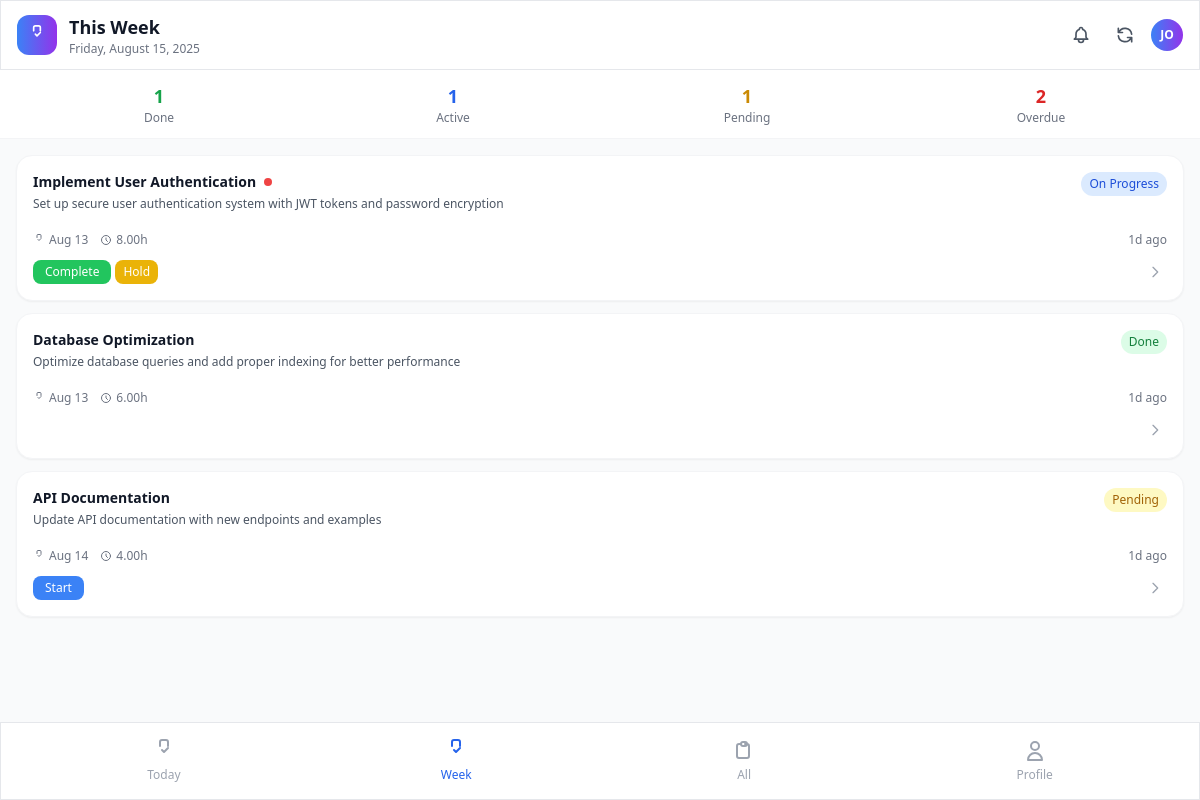
The page /index.php?page=week (signed in) on the database its author committed.
### tables this page shows
CREATE TABLE tasks (
    id INT PRIMARY KEY AUTO_INCREMENT,
    title VARCHAR(200) NOT NULL,
    details TEXT,
    date DATE NOT NULL,
    assigned_to INT NOT NULL,
    created_by INT NOT NULL,
    approved_by INT NULL,
    updated_by INT NULL,   
    status ENUM('Pending','On Progress','Done','Approved','On Hold') DEFAULT 'Pending',
    priority ENUM('low','medium','high') DEFAULT 'medium',
    estimated_hours DECIMAL(4,2) NULL,
    actual_hours DECIMAL(4,2) NULL,
    due_time TIME NULL,
    tags JSON NULL,
    attachments JSON NULL,
    completion_notes TEXT NULL,
    created_at TIMESTAMP DEFAULT CURRENT_TIMESTAMP,
    updated_at TIMESTAMP DEFAULT CURRENT_TIMESTAMP ON UPDATE CURRENT_TIMESTAMP,
    
    FOREIGN KEY (assigned_to) REFERENCES users(id) ON DELETE RESTRICT,
    FOREIGN KEY (created_by) REFERENCES users(id) ON DELETE RESTRICT,
    FOREIGN KEY (approved_by) REFERENCES users(id) ON DELETE SET NULL,
    FOREIGN KEY (updated_by) REFERENCES users(id) ON DELETE SET NULL,
    
    INDEX idx_assigned_to (assigned_to),
    INDEX idx_date (date),
    INDEX idx_status (status),
    INDEX idx_priority (priority),
    INDEX idx_created_by (created_by),
    INDEX idx_date_status (date, status),
    INDEX idx_assigned_date (assigned_to, date)
);

### includes/functions.php (called while the page is built, shortened)
<?php
require_once 'db.php';
function getUserStats($userId) {
    global $pdo;
    $stmt = $pdo->prepare("
        SELECT
            COUNT(*) as total,
            SUM(CASE WHEN status = 'Pending' THEN 1 ELSE 0 END) as pending,
            SUM(CASE WHEN status = 'On Progress' THEN 1 ELSE 0 END) as in_progress,
            SUM(CASE WHEN status = 'Done' THEN 1 ELSE 0 END) as done,
            SUM(CASE WHEN status = 'Approved' THEN 1 ELSE 0 END) as approved,
            SUM(CASE WHEN status = 'On Hold' THEN 1 ELSE 0 END) as on_hold,
            SUM(CASE WHEN status IN ('Done', 'Approved') THEN 1 ELSE 0 END) as completed,
            AVG(CASE WHEN status IN ('Done', 'Approved') THEN actual_hours END) as avg_completion_time,
            COUNT(CASE WHEN date < CURDATE() AND status NOT IN ('Done', 'Approved') THEN 1 END) as overdue
        FROM tasks
        WHERE assigned_to = ? AND date >= DATE_SUB(CURDATE(), INTERVAL 30 DAY)
    ");
    $stmt->execute([$userId]);
    $stats = $stmt->fetch();
    return $stats;
}
function timeAgo($datetime) {
    $time = time() - strtotime($datetime);
    if ($time < 2592000) return floor($time/86400) . 'd ago';
    return floor($time/31536000) . ' year' . (floor($time/31536000) > 1 ? 's' : '') . ' ago';
}
?>

### index.php (the view, shortened to what this page needs)
<?php
require_once 'includes/db.php';
require_once 'includes/functions.php';
$currentPage = $_GET['page'] ?? 'today';
switch ($currentPage) {
    case 'week':
        $tasks = getWeekTasks($_SESSION['user_id']);
        $pageTitle = "This Week";
        break;
}
$userStats = getUserStats($_SESSION['user_id']);
?>
<!DOCTYPE html>
<html lang="en">
<head>
    <script src="https://cdn.tailwindcss.com"></script>
</head>
<body class="bg-gray-50 min-h-screen pb-20">
    <header class="sticky top-0 z-40 glass-effect border-b border-gray-200">
        <div class="px-4 py-3">
            <div class="flex items-center justify-between">
                <div class="flex items-center space-x-3">
                    <div class="w-10 h-10 bg-gradient-to-r from-blue-500 to-purple-600 rounded-xl flex items-center justify-center">
                        <svg class="w-5 h-5 text-white" fill="none" stroke="currentColor" viewBox="0 0 24 24">
                            <path stroke-linecap="round" stroke-linejoin="round" stroke-width="2" d="M8 7V3a2 2 0 012-2h4a2 2 0 012 2v4m-6 4l2 2 4-4"></path>
                        </svg>
                    </div>
                    <div>
                        <h1 class="text-lg font-bold text-gray-900"><?= $pageTitle ?></h1>
                        <p class="text-xs text-gray-500"><?= date('l, F j, Y') ?></p>
                    </div>
                </div>
                <div class="flex items-center space-x-2">
                    <button onclick="toggleNotifications()" class="relative p-2 rounded-lg hover:bg-gray-100 transition-colors">
                    </button>
                    <button onclick="refreshTasks()" class="p-2 rounded-lg hover:bg-gray-100 transition-colors">
                        <svg class="w-5 h-5 text-gray-600" fill="none" stroke="currentColor" viewBox="0 0 24 24">
                            <path stroke-linecap="round" stroke-linejoin="round" stroke-width="2" d="M4 4v5h.582m15.356 2A8.001 8.001 0 004.582 9m0 0H9m11 11v-5h-.581m0 0a8.003 8.003 0 01-15.357-2m15.357 2H15"></path>
                        </svg>
                    </button>
                    <div class="w-8 h-8 bg-gradient-to-r from-blue-500 to-purple-600 rounded-full flex items-center justify-center">
                        <span class="text-white font-semibold text-xs"><?= strtoupper(substr($_SESSION['user_name'], 0, 2)) ?></span>
                    </div>
                </div>
            </div>
        </div>
    </header>
    <div class="px-4 py-3 bg-white border-b border-gray-100">
        <div class="grid grid-cols-4 gap-2">
            <div class="text-center">
                <p class="text-lg font-bold text-green-600"><?= $userStats['completed'] ?? 0 ?></p>
                <p class="text-xs text-gray-500">Done</p>
            </div>
            <div class="text-center">
                <p class="text-lg font-bold text-blue-600"><?= $userStats['in_progress'] ?? 0 ?></p>
                <p class="text-xs text-gray-500">Active</p>
            </div>
            <div class="text-center">
                <p class="text-lg font-bold text-yellow-600"><?= $userStats['pending'] ?? 0 ?></p>
                <p class="text-xs text-gray-500">Pending</p>
            </div>
            <div class="text-center">
                <p class="text-lg font-bold text-red-600"><?= $userStats['overdue'] ?? 0 ?></p>
                <p class="text-xs text-gray-500">Overdue</p>
            </div>
        </div>
    </div>
    <main class="px-4 py-4 space-y-3">
        <?php if (empty($tasks)): ?>
            <div class="bg-white rounded-2xl p-8 text-center shadow-sm slide-up">
                <div class="w-16 h-16 bg-gray-100 rounded-full flex items-center justify-center mx-auto mb-4">
                    <svg class="w-8 h-8 text-gray-400" fill="none" stroke="currentColor" viewBox="0 0 24 24">
                        <path stroke-linecap="round" stroke-linejoin="round" stroke-width="2" d="M9 12h6m-6 4h6m2 5H7a2 2 0 01-2-2V5a2 2 0 012-2h5.586a1 1 0 01.707.293l5.414 5.414a1 1 0 01.293.707V19a2 2 0 01-2 2z"></path>
                    </svg>
                </div>
                <h3 class="text-lg font-semibold text-gray-900 mb-2">No tasks found</h3>
                <p class="text-sm text-gray-500 mb-4">You're all caught up! Check back later for new assignments.</p>
                <?php if ($currentPage === 'today'): ?>
                    <button onclick="showOtherDays()" class="px-4 py-2 bg-blue-500 text-white rounded-lg text-sm font-medium hover:bg-blue-600 transition-colors">
                        View Other Days
                    </button>
                <?php endif; ?>
            </div>
        <?php else: ?>
            <div class="space-y-3">
                <?php foreach ($tasks as $index => $task): ?>
                    <div class="task-card bg-white rounded-2xl p-4 shadow-sm border border-gray-100 slide-up"
                         style="animation-delay: <?= $index * 0.1 ?>s"
                         onclick="openTaskDetail(<?= $task['id'] ?>)">
                        <div class="flex items-start justify-between mb-3">
                            <div class="flex-1">
                                <div class="flex items-center space-x-2 mb-1">
                                    <h4 class="font-semibold text-gray-900 text-sm line-clamp-1"><?= htmlspecialchars($task['title']) ?></h4>
                                    <?php if ($task['priority'] === 'high'): ?>
                                        <span class="w-2 h-2 bg-red-500 rounded-full"></span>
                                    <?php endif; ?>
                                </div>
                                <?php if (!empty($task['details'])): ?>
                                    <p class="text-xs text-gray-600 line-clamp-2 mb-2"><?= htmlspecialchars(substr($task['details'], 0, 100)) ?><?= strlen($task['details']) > 100 ? '...' : '' ?></p>
                                <?php endif; ?>
                            </div>
                            <span class="px-2 py-1 text-xs rounded-full font-medium ml-2 <?= getStatusStyle($task['status']) ?>">
                                <?= $task['status'] ?>
                            </span>
                        </div>
                        <div class="flex items-center justify-between text-xs text-gray-500 mb-3">
                            <div class="flex items-center space-x-3">
                                <span class="flex items-center">
                                    <svg class="w-3 h-3 mr-1" fill="none" stroke="currentColor" viewBox="0 0 24 24">
                                        <path stroke-linecap="round" stroke-linejoin="round" stroke-width="2" d="M8 7V3a2 2 0 012-2h4a2 2 0 012 2v4m-6 4l2 2 4-4"></path>
                                    </svg>
                                    <?= date('M j', strtotime($task['date'])) ?>
                                </span>
                                <?php if ($task['estimated_hours']): ?>
                                    <span class="flex items-center">
                                        <svg class="w-3 h-3 mr-1" fill="none" stroke="currentColor" viewBox="0 0 24 24">
                                            <path stroke-linecap="round" stroke-linejoin="round" stroke-width="2" d="M12 8v4l3 3m6-3a9 9 0 11-18 0 9 9 0 0118 0z"></path>
                                        </svg>
                                        <?= $task['estimated_hours'] ?>h
                                    </span>
                                <?php endif; ?>
                            </div>
                            <span><?= timeAgo($task['created_at']) ?></span>
                        </div>
                        <div class="flex items-center justify-between">
                            <div class="flex space-x-1">
                                <?php if ($task['status'] === 'Pending'): ?>
                                    <button onclick="event.stopPropagation(); updateTaskStatus(<?= $task['id'] ?>, 'On Progress')"
                                            class="px-3 py-1 bg-blue-500 text-white text-xs rounded-lg hover:bg-blue-600 transition-colors">
                                        Start
                                    </button>
                                <?php elseif ($task['status'] === 'On Progress'): ?>
                                    <button onclick="event.stopPropagation(); updateTaskStatus(<?= $task['id'] ?>, 'Done')"
                                            class="px-3 py-1 bg-green-500 text-white text-xs rounded-lg hover:bg-green-600 transition-colors">
                                        Complete
                                    </button>
                                    <button onclick="event.stopPropagation(); updateTaskStatus(<?= $task['id'] ?>, 'On Hold')"
                                            class="px-2 py-1 bg-yellow-500 text-white text-xs rounded-lg hover:bg-yellow-600 transition-colors">
                                        Hold
                                    </button>
                                <?php endif; ?>
                            </div>
                            <button onclick="openTaskDetail(<?= $task['id'] ?>)" class="p-1 rounded-lg hover:bg-gray-100 transition-colors">
                                <svg class="w-4 h-4 text-gray-400" fill="none" stroke="currentColor" viewBox="0 0 24 24">
                                    <path stroke-linecap="round" stroke-linejoin="round" stroke-width="2" d="M9 5l7 7-7 7"></path>
                                </svg>
                            </button>
                        </div>
                    </div>
                <?php endforeach; ?>
            </div>
        <?php endif; ?>
    </main>
    <nav class="fixed bottom-0 left-0 right-0 bg-white border-t border-gray-200 px-4 py-2 glass-effect">
        <div class="flex justify-around">
            <a href="?page=today" class="flex flex-col items-center space-y-1 p-2 <?= $currentPage === 'today' ? 'text-blue-600' : 'text-gray-400' ?> transition-colors">
                <svg class="w-6 h-6" fill="none" stroke="currentColor" viewBox="0 0 24 24">
                    <path stroke-linecap="round" stroke-linejoin="round" stroke-width="2" d="M8 7V3a2 2 0 012-2h4a2 2 0 012 2v4m-6 4l2 2 4-4"></path>
                </svg>
                <span class="text-xs font-medium">Today</span>
            </a>
            <a href="?page=week" class="flex flex-col items-center space-y-1 p-2 <?= $currentPage === 'week' ? 'text-blue-600' : 'text-gray-400' ?> transition-colors">
                <svg class="w-6 h-6" fill="none" stroke="currentColor" viewBox="0 0 24 24">
                    <path stroke-linecap="round" stroke-linejoin="round" stroke-width="2" d="M8 7V3a2 2 0 012-2h4a2 2 0 012 2v4m-6 4l2 2 4-4"></path>
                </svg>
                <span class="text-xs font-medium">Week</span>
            </a>
            <a href="?page=all" class="flex flex-col items-center space-y-1 p-2 <?= $currentPage === 'all' ? 'text-blue-600' : 'text-gray-400' ?> transition-colors">
                <svg class="w-6 h-6" fill="none" stroke="currentColor" viewBox="0 0 24 24">
                    <path stroke-linecap="round" stroke-linejoin="round" stroke-width="2" d="M9 5H7a2 2 0 00-2 2v10a2 2 0 002 2h8a2 2 0 002-2V7a2 2 0 00-2-2h-2M9 5a2 2 0 002 2h2a2 2 0 002-2M9 5a2 2 0 012-2h2a2 2 0 012 2"></path>
                </svg>
                <span class="text-xs font-medium">All</span>
            </a>
            <a href="profile.php" class="flex flex-col items-center space-y-1 p-2 text-gray-400 transition-colors">
                <svg class="w-6 h-6" fill="none" stroke="currentColor" viewBox="0 0 24 24">
                    <path stroke-linecap="round" stroke-linejoin="round" stroke-width="2" d="M16 7a4 4 0 11-8 0 4 4 0 018 0zM12 14a7 7 0 00-7 7h14a7 7 0 00-7-7z"></path>
                </svg>
                <span class="text-xs font-medium">Profile</span>
            </a>
        </div>
    </nav>
</body>
</html>
<?php
function getStatusStyle($status) {
    switch ($status) {
        case 'Pending': return 'bg-yellow-100 text-yellow-700 border-yellow-200';
        case 'On Progress': return 'bg-blue-100 text-blue-700 border-blue-200';
        case 'Done': return 'bg-green-100 text-green-700 border-green-200';
    }
}
function getWeekTasks($userId) {
    global $pdo;
    $stmt = $pdo->prepare("
        SELECT t.*, u.name as assigned_name, c.name as created_name
        FROM tasks t
        LEFT JOIN users u ON t.assigned_to = u.id
        LEFT JOIN users c ON t.created_by = c.id
        WHERE t.assigned_to = ?
        AND t.date >= DATE_SUB(CURDATE(), INTERVAL WEEKDAY(CURDATE()) DAY)
        AND t.date <= DATE_ADD(DATE_SUB(CURDATE(), INTERVAL WEEKDAY(CURDATE()) DAY), INTERVAL 6 DAY)
        ORDER BY t.date ASC,
        CASE WHEN t.status = 'On Progress' THEN 1
             WHEN t.status = 'Pending' THEN 2
             WHEN t.status = 'Done' THEN 3
             ELSE 4 END
    ");
    $stmt->execute([$userId]);
    return $stmt->fetchAll();
}
?>

### index.php (style rules this page uses)
.glass-effect { backdrop-filter: blur(10px); background: rgba(255, 255, 255, 0.95); border: 1px solid rgba(255, 255, 255, 0.2); }
.task-card { transition: all 0.2s ease; }
.slide-up { animation: slideUp 0.3s ease-out; }

### rows shown on the page
tasks: title "Implement User Authentication", priority "high" (drawn), details "Set up secure user authentication system with JWT tokens and password encryption", status "On Progress", date "Aug 13", estimated_hours "8.00", created_at "1d ago"
tasks: title "Database Optimization", details "Optimize database queries and add proper indexing for better performance", status "Done", date "Aug 13", estimated_hours "6.00", created_at "1d ago"
tasks: title "API Documentation", details "Update API documentation with new endpoints and examples", status "Pending", date "Aug 14", estimated_hours "4.00", created_at "1d ago"

### other values the page prints
$pageTitle "This Week"
substr($_SESSION['user_name'], 0, 2) "JO"
$userStats['completed'] "1"
$userStats['in_progress'] "1"
$userStats['pending'] "1"
$userStats['overdue'] "2"
